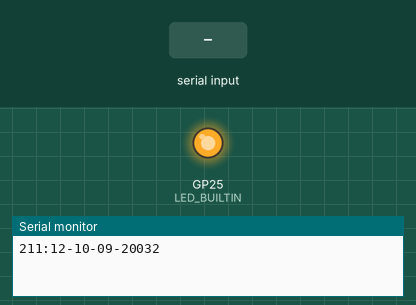
Recording of a sketch running on a simulated Raspberry Pi Pico. On the bench: output pins drawn as LEDs (lit = HIGH), the last lines printed to the serial monitor. The inputs (shaded band) are chosen by the test bench.

Above: at 1.8 s.
1.9 s: "colour" received over the second serial link
4.4 s: "data" received over the second serial link
6.9 s: "1" received over the second serial link
At 15.15 s:
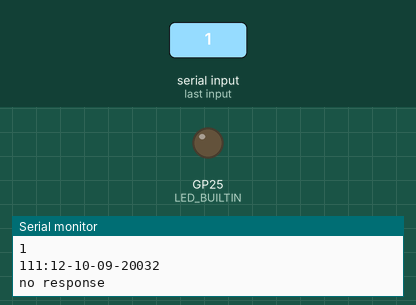
Timing chart, 0 to 15.4 s (numbered marks = the images above; inputs shaded):
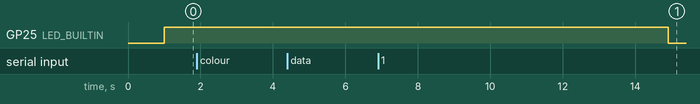

The sketch:

pico_master.ino
```cpp
#define TXU1       8
#define RXU1       9
#include <string.h>
using namespace std;
int BERICHT = LOW;

void setup() {

    pinMode(LED_BUILTIN, OUTPUT);
    //UART pins
    Serial2.setTX(8);
    Serial2.setRX(9);
    //Serial begin
    Serial.begin(9600);
    Serial2.begin(9600);
    //attachInterrupt(digitalPinToInterrupt(RXU1), msg, FALLING);

}
/*
void msg(){
  BERICHT = HIGH;

}
*/
String recmsg() {
  digitalWrite(LED_BUILTIN, HIGH);
  for(int i = 0; i <= 2; i++){
    String msg = Serial2.readString();
    if (msg != ""){
      return msg;
    }
    else{
      delay(1000);
    }

  }
  Serial.println("no response");
  digitalWrite(LED_BUILTIN, LOW);
   return "";
}


void loop() {
    String function = "data";
    String colour = "";
    String tijd ="11:12-10-09-2003";
    String msg = "";
    String numbers[2] = {"2","1"}; //,"3","4","5","6"}; //extend for number of picos

    //transmitting functions
    for(String i : numbers){
      delay(1000);
      if(function == "colour"){ //function colour = 1
        msg = i + tijd + "1" + colour;
        //Serial.println(msg);
        Serial2.println(msg);
        delay (1000);
      }

      else if(function == "data"){ //function colour = 1
        msg = i + tijd + "2";// function for asking for data
        Serial.println(msg);
        Serial2.println(msg);
        auto rec = recmsg();
        Serial.println(rec);

/*
        delay (1000);
        String temp = Serial2.readString();
        delay (1000);
        Serial.println(temp);
*/

      }
      else{ //default  is a check if the pico is still alive
        msg = i + tijd + 0; //normal check = 0
        Serial.println(msg);
        Serial2.println(msg);
        delay (1000);
        String temp = Serial2.readString();
        delay (1000);
        Serial.println(temp);
    }
    }

}

/*
if(BERICHT == HIGH){
    String rec = Serial2.readString(); //switch case
    if(rec.startsWith("1")){
        Serial.println("Msg van pico 1 is" + rec.substring(1 , 100));
    }
    else if(rec.startsWith("2")){
        Serial.println("Msg van pico 2 is" + rec.substring(1 , 100));
    }
    else if(rec.startsWith("3")){
        Serial.println("Msg van pico 3 is" + rec.substring(1 , 100));
    }
    else if(rec.startsWith("4")){
        Serial.println("Msg van pico 4 is" + rec.substring(1 , 100));
    }
  }
  */

/*
    digitalWrite(LED_BUILTIN, HIGH);

    delay (5000);
    Serial2.print("1Hallo");


    Serial.print("n");
    Serial2.print("1Hallo");
    String rec = Serial2.readString();
    Serial.println(rec);
*/
```
